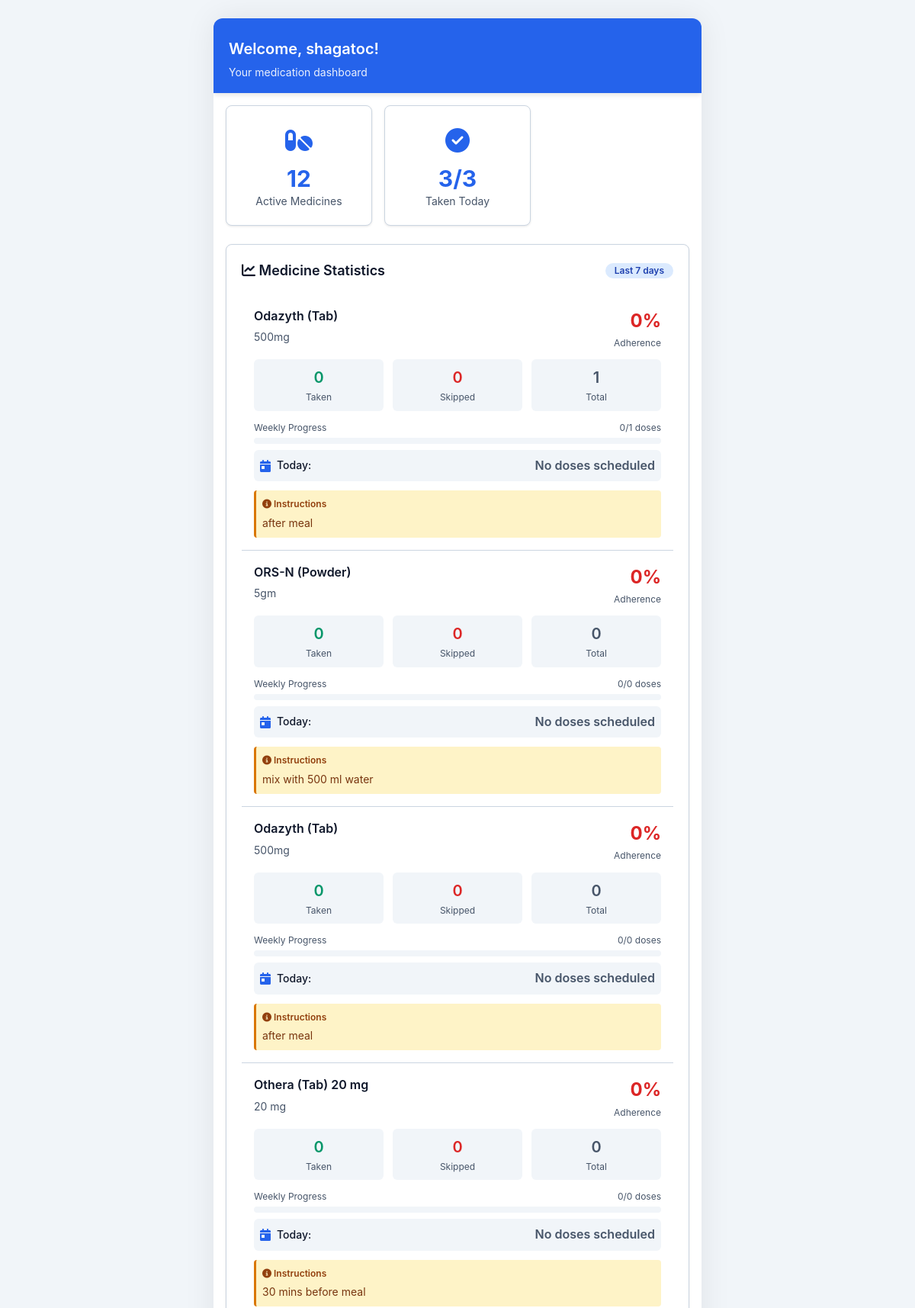
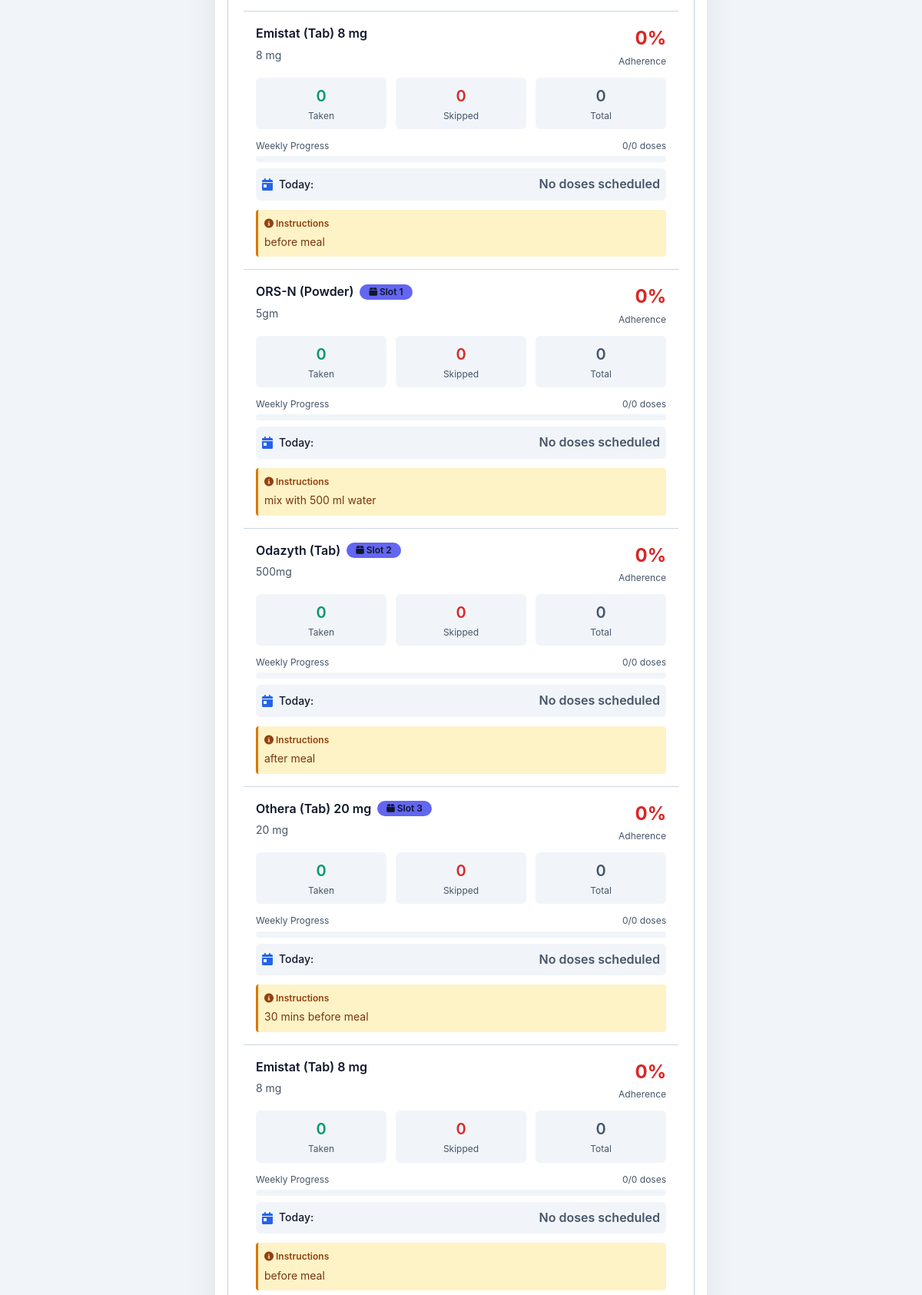
The page / (signed in, upper part) on the database its author committed (2 pictures, top to bottom).
### app/models/user.py (models this page shows, shortened)
class User(db.Model):
    __tablename__ = 'users'
    id = db.Column(db.Integer, primary_key=True)
    username = db.Column(db.String(80), unique=True, nullable=False)
    email = db.Column(db.String(120), unique=True, nullable=True)
    created_at = db.Column(db.DateTime, default=tz_now)
    is_active = db.Column(db.Boolean, default=True)
    prescriptions = db.relationship('Prescription', backref='user', lazy=True)
    schedules = db.relationship('Schedule', backref='user', lazy=True)
    iot_devices = db.relationship('IoTDevice', backref='user', lazy=True)

### app/models/medicine.py (models this page shows, shortened)
class Medicine(db.Model):
    __tablename__ = 'medicines'
    id = db.Column(db.Integer, primary_key=True)
    prescription_id = db.Column(db.Integer, db.ForeignKey('prescriptions.id'), nullable=False)
    name = db.Column(db.String(200), nullable=False)
    dosage = db.Column(db.String(100), nullable=False)  # e.g., "500mg", "2 tablets"
    frequency = db.Column(db.String(100), nullable=False)  # e.g., "twice daily", "every 8 hours"
    duration = db.Column(db.String(100), nullable=True)  # e.g., "7 days", "2 weeks"
    instructions = db.Column(db.Text, nullable=True)  # e.g., "Take after meals"
    timing = db.Column(db.String(200), nullable=True)  # e.g., "morning, evening"
    compartment_number = db.Column(db.Integer, default=0)  # Servo motor index (0-5) for Arduino
    dose_start_date = db.Column(db.Date, nullable=True)  # Start date for dose schedules
    created_at = db.Column(db.DateTime, default=tz_now)
    is_active = db.Column(db.Boolean, default=True)
    schedules = db.relationship('Schedule', backref='medicine', lazy=True, cascade='all, delete-orphan')

### app/routes/main.py (the view)
@main_bp.route('/')
def index():
    if 'user_id' not in session:
        return redirect(url_for('main.login'))
    current_user = get_current_user()
    today_start = tz_today_start()
    today_end = today_start + timedelta(days=1)
    today_schedules = Schedule.query.filter(
        Schedule.user_id == current_user.id,
        Schedule.scheduled_time >= today_start,
        Schedule.scheduled_time < today_end
    ).order_by(Schedule.scheduled_time).all()
    prescriptions = Prescription.query.filter_by(
        user_id=current_user.id,
        is_active=True
    ).order_by(Prescription.created_at.desc()).limit(5).all()
    devices = IoTDevice.query.filter_by(
        user_id=current_user.id,
        is_active=True
    ).all()
    total_medicines = Medicine.query.join(Prescription).filter(
        Prescription.user_id == current_user.id,
        Medicine.is_active == True
    ).count()
    taken_today = Schedule.query.filter(
        Schedule.user_id == current_user.id,
        Schedule.scheduled_time >= today_start,
        Schedule.scheduled_time < today_end,
        Schedule.taken == True
    ).count()
    medicine_stats = []
    active_medicines = Medicine.query.join(Prescription).filter(
        Prescription.user_id == current_user.id,
        Medicine.is_active == True
    ).all()
    week_ago = today_start - timedelta(days=7)
    for medicine in active_medicines:
        total_schedules = Schedule.query.filter(
            Schedule.medicine_id == medicine.id,
            Schedule.scheduled_time >= week_ago
        ).count()
        taken_doses = Schedule.query.filter(
            Schedule.medicine_id == medicine.id,
            Schedule.scheduled_time >= week_ago,
            Schedule.taken == True
        ).count()
        skipped_doses = Schedule.query.filter(
            Schedule.medicine_id == medicine.id,
            Schedule.scheduled_time >= week_ago,
            Schedule.skipped == True
        ).count()
        adherence_rate = 0
        if total_schedules > 0:
            adherence_rate = int((taken_doses / total_schedules) * 100)
        today_total = Schedule.query.filter(
            Schedule.medicine_id == medicine.id,
            Schedule.scheduled_time >= today_start,
            Schedule.scheduled_time < today_end
        ).count()
        today_taken = Schedule.query.filter(
            Schedule.medicine_id == medicine.id,
            Schedule.scheduled_time >= today_start,
            Schedule.scheduled_time < today_end,
            Schedule.taken == True
        ).count()
        medicine_stats.append({
            'medicine': medicine,
            'total_schedules': total_schedules,
            'taken_doses': taken_doses,
            'skipped_doses': skipped_doses,
            'adherence_rate': adherence_rate,
            'today_total': today_total,
            'today_taken': today_taken,
            'compartment_number': medicine.compartment_number
        })
    medicine_stats.sort(key=lambda x: x['adherence_rate'])
    return render_template(
        'dashboard.html',
        current_user=current_user,
        today_schedules=today_schedules,
        prescriptions=prescriptions,
        devices=devices,
        total_medicines=total_medicines,
        taken_today=taken_today,
        total_today=len(today_schedules),
        medicine_stats=medicine_stats
    )

### app/routes/main.py (called while the page is built)
def get_current_user():
    if 'user_id' in session:
        return User.query.get(session['user_id'])
    return None

### app/utils/timezone.py (called while the page is built)
def now():
    dhaka_time = datetime.now(DHAKA_TZ)
    return dhaka_time.replace(tzinfo=None)

def today_start():
    current = now()
    return current.replace(hour=0, minute=0, second=0, microsecond=0)

### app/templates/dashboard.html (shortened to what this page needs)
{% extends "mobile_base.html" %}
{% block content %}
<header class="app-header">
    <div class="header-actions">
        <div>
            <h1>Welcome, {{ current_user.username }}!</h1>
            <p>Your medication dashboard</p>
        </div>
    </div>
</header>
<div class="app-content">
    <div class="stats-grid">
        <div class="stat-card">
            <div class="stat-icon"><i class="fas fa-pills"></i></div>
            <div class="stat-value">{{ total_medicines }}</div>
            <div class="stat-label">Active Medicines</div>
        </div>
        <div class="stat-card">
            <div class="stat-icon"><i class="fas fa-check-circle"></i></div>
            <div class="stat-value">{{ taken_today }}/{{ total_today }}</div>
            <div class="stat-label">Taken Today</div>
        </div>
    </div>
    {% if medicine_stats %}
    <div class="card">
        <div class="card-header">
            <h2 class="card-title"><i class="fas fa-chart-line"></i> Medicine Statistics</h2>
            <span class="badge badge-info">Last 7 days</span>
        </div>
        <div style="padding: 0;">
            {% for stat in medicine_stats %}
            <div class="medicine-stat-item" style="padding: 1rem; border-bottom: 1px solid var(--border-color);">
                <div style="display: flex; justify-content: space-between; align-items: flex-start; margin-bottom: 0.75rem;">
                    <div style="flex: 1;">
                        <div style="display: flex; align-items: center; gap: 0.5rem; margin-bottom: 0.25rem;">
                            <h3 style="margin: 0; font-size: 1rem; font-weight: 600;">{{ stat.medicine.name }}</h3>
                            {% if stat.compartment_number > 0 %}
                            <span class="badge" style="background: #6366f1; font-size: 0.75rem;">
                                <i class="fas fa-box"></i> Slot {{ stat.compartment_number }}
                            </span>
                            {% endif %}
                        </div>
                        <div style="font-size: 0.875rem; color: var(--text-secondary);">{{ stat.medicine.dosage }}</div>
                    </div>
                    <div style="text-align: right;">
                        <div style="font-size: 1.5rem; font-weight: 700;
                            {% if stat.adherence_rate >= 80 %}color: var(--secondary-color);
                            {% elif stat.adherence_rate >= 60 %}color: var(--warning-color);
                            {% else %}color: var(--danger-color);
                            {% endif %}">
                            {{ stat.adherence_rate }}%
                        </div>
                        <div style="font-size: 0.75rem; color: var(--text-secondary);">Adherence</div>
                    </div>
                </div>
                <div style="display: grid; grid-template-columns: repeat(3, 1fr); gap: 0.75rem; margin-bottom: 0.75rem;">
                    <div style="background: var(--bg-secondary); padding: 0.5rem; border-radius: var(--radius-sm); text-align: center;">
                        <div style="font-size: 1.25rem; font-weight: 600; color: var(--secondary-color);">{{ stat.taken_doses }}</div>
                        <div style="font-size: 0.75rem; color: var(--text-secondary);">Taken</div>
                    </div>
                    <div style="background: var(--bg-secondary); padding: 0.5rem; border-radius: var(--radius-sm); text-align: center;">
                        <div style="font-size: 1.25rem; font-weight: 600; color: var(--danger-color);">{{ stat.skipped_doses }}</div>
                        <div style="font-size: 0.75rem; color: var(--text-secondary);">Skipped</div>
                    </div>
                    <div style="background: var(--bg-secondary); padding: 0.5rem; border-radius: var(--radius-sm); text-align: center;">
                        <div style="font-size: 1.25rem; font-weight: 600; color: var(--text-secondary);">{{ stat.total_schedules }}</div>
                        <div style="font-size: 0.75rem; color: var(--text-secondary);">Total</div>
                    </div>
                </div>
                <div style="margin-bottom: 0.5rem;">
                    <div style="display: flex; justify-content: space-between; margin-bottom: 0.25rem; font-size: 0.75rem; color: var(--text-secondary);">
                        <span>Weekly Progress</span>
                        <span>{{ stat.taken_doses }}/{{ stat.total_schedules }} doses</span>
                    </div>
                    <div style="width: 100%; height: 8px; background: var(--bg-secondary); border-radius: 4px; overflow: hidden;">
                    </div>
                </div>
                <div style="display: flex; align-items: center; justify-content: space-between; padding: 0.5rem; background: var(--bg-secondary); border-radius: var(--radius-sm);">
                    <div style="display: flex; align-items: center; gap: 0.5rem;">
                        <i class="fas fa-calendar-day" style="color: var(--primary-color);"></i>
                        <span style="font-size: 0.875rem; font-weight: 500;">Today:</span>
                    </div>
                    <div style="font-weight: 600;">
                        {% if stat.today_total > 0 %}
                            <span style="{% if stat.today_taken == stat.today_total %}color: var(--secondary-color);{% endif %}">
                                {{ stat.today_taken }}/{{ stat.today_total }} doses
                            </span>
                            {% if stat.today_taken == stat.today_total %}
                                <i class="fas fa-check-circle" style="color: var(--secondary-color); margin-left: 0.25rem;"></i>
                            {% endif %}
                        {% else %}
                            <span style="color: var(--text-secondary);">No doses scheduled</span>
                        {% endif %}
                    </div>
                </div>
                {% if stat.medicine.instructions %}
                <div style="margin-top: 0.75rem; padding: 0.5rem; background: #fef3c7; border-left: 3px solid var(--warning-color); border-radius: 4px;">
                    <div style="font-size: 0.75rem; font-weight: 600; color: #92400e; margin-bottom: 0.25rem;">
                        <i class="fas fa-info-circle"></i> Instructions
                    </div>
                    <div style="font-size: 0.875rem; color: #78350f;">{{ stat.medicine.instructions }}</div>
                </div>
                {% endif %}
            </div>
            {% endfor %}
        </div>
    </div>
    {% endif %}
</div>
{% endblock %}

### app/static/css/mobile.css (style rules this page uses)
:root { --primary-color: #2563eb; --primary-dark: #1e40af; --primary-light: #3b82f6; --secondary-color: #059669; --danger-color: #dc2626; --warning-color: #d97706; --bg-primary: #ffffff; --bg-secondary: #f1f5f9; --bg-dark: #1e293b; --text-primary: #0f172a; --text-secondary: #475569; --text-light: #94a3b8; --border-color: #cbd5e1; --shadow-sm: 0 1px 3px 0 rgb(0 0 0 / 0.1); --shadow-md: 0 4px 6px -1px rgb(0 0 0 / 0.1); --shadow-lg: 0 10px 15px -3px rgb(0 0 0 / 0.1); --radius-sm: 6px; --radius-md: 8px; --radius-lg: 12px; }
* { margin: 0; padding: 0; box-sizing: border-box; }
body { font-family: -apple-system, BlinkMacSystemFont, 'Segoe UI', 'Roboto', 'Oxygen', 'Ubuntu', 'Cantarell', sans-serif; background: var(--bg-secondary); color: var(--text-primary); line-height: 1.6; -webkit-font-smoothing: antialiased; -webkit-text-size-adjust: 100%; }
.app-header { background: var(--primary-color); color: white; padding: 1rem 1.25rem; position: sticky; top: 0; z-index: 100; box-shadow: var(--shadow-md); }
.app-header h1 { font-size: 1.25rem; font-weight: 600; margin-bottom: 0.25rem; }
.app-header p { font-size: 0.875rem; opacity: 0.9; }
.header-actions { display: flex; justify-content: space-between; align-items: center; margin-top: 0.5rem; }
.app-content { padding: 1rem; padding-bottom: 80px; }
.card { background: var(--bg-primary); border-radius: var(--radius-md); padding: 1.25rem; margin-bottom: 1rem; box-shadow: var(--shadow-sm); border: 1px solid var(--border-color); }
.card-header { display: flex; justify-content: space-between; align-items: center; margin-bottom: 1rem; }
.card-title { font-size: 1.125rem; font-weight: 600; color: var(--text-primary); }
.stats-grid { display: grid; grid-template-columns: repeat(2, 1fr); gap: 1rem; margin-bottom: 1.5rem; }
.stat-card { background: var(--bg-primary); border-radius: var(--radius-md); padding: 1.25rem; text-align: center; border: 1px solid var(--border-color); box-shadow: var(--shadow-sm); }
.stat-icon { font-size: 2rem; margin-bottom: 0.5rem; color: var(--primary-color); }
.stat-icon i { font-size: 2rem; }
.stat-value { font-size: 1.875rem; font-weight: 700; color: var(--primary-color); line-height: 1; }
.stat-label { font-size: 0.875rem; color: var(--text-secondary); margin-top: 0.25rem; }
.badge { display: inline-block; padding: 0.25rem 0.75rem; font-size: 0.75rem; font-weight: 600; border-radius: 9999px; line-height: 1; }
.badge-info { background: #dbeafe; color: #1e40af; }
@media (min-width: 768px) { .stats-grid { grid-template-columns: repeat(3, 1fr); } }

### rows shown on the page
User: username "shagatoc"
Medicine: medicine.name "Odazyth (Tab)", medicine.dosage "500mg", medicine.instructions "after meal"
Medicine: medicine.name "ORS-N (Powder)", medicine.dosage "5gm", medicine.instructions "mix with 500 ml water"
Medicine: medicine.name "Odazyth (Tab)", medicine.dosage "500mg", medicine.instructions "after meal"
Medicine: medicine.name "Othera (Tab) 20 mg", medicine.dosage "20 mg", medicine.instructions "30 mins before meal"
Medicine: medicine.name "Emistat (Tab) 8 mg", medicine.dosage "8 mg", medicine.instructions "before meal"
Medicine: medicine.name "ORS-N (Powder)", medicine.dosage "5gm", medicine.instructions "mix with 500 ml water"
Medicine: medicine.name "Odazyth (Tab)", medicine.dosage "500mg", medicine.instructions "after meal"
Medicine: medicine.name "Othera (Tab) 20 mg", medicine.dosage "20 mg", medicine.instructions "30 mins before meal"
Medicine: medicine.name "Emistat (Tab) 8 mg", medicine.dosage "8 mg", medicine.instructions "before meal"

### other values the page prints
{{ total_medicines }} "12"
{{ taken_today }} "3"
{{ total_today }} "3"
{{ stat.adherence_rate }} "0" "0" "0" "0" "0" "0" "0" "0" "0"
{{ stat.taken_doses }} "0" "0" "0" "0" "0" "0" "0" "0" "0"
{{ stat.skipped_doses }} "0" "0" "0" "0" "0" "0" "0" "0" "0"
{{ stat.total_schedules }} "1" "0" "0" "0" "0" "0" "0" "0" "0"
{{ stat.compartment_number }} "1" "2" "3"
